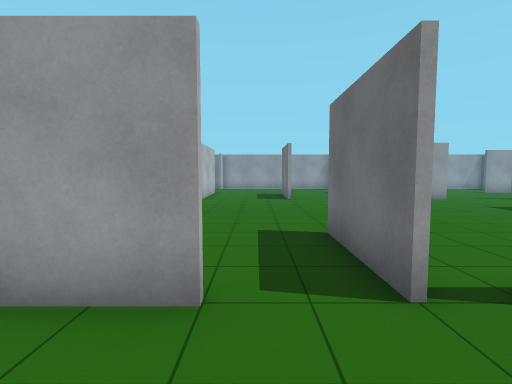
View 1 (above)

24 first-person views from a walk through a world built for the Gazebo simulator. The camera is 1.2 m above the floor, tilts 4° down and sees 85° across. The lines on the ground mark 1 m squares. The floor is counted in squares, 1 m on a side. Each view is taken from the middle of a square. On the plan, view 1 faces up. The plan holds only what a view shows up to about 12 squares ahead; the rest is blank. The place goes on beyond the plan.

View 2
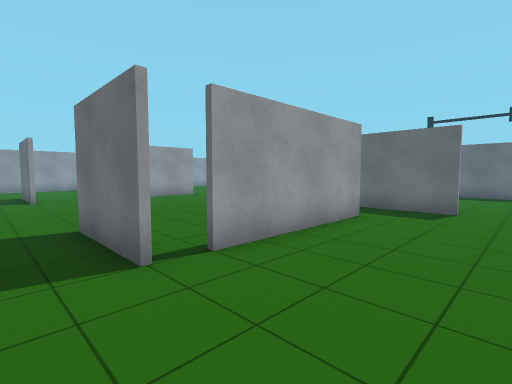

View 3
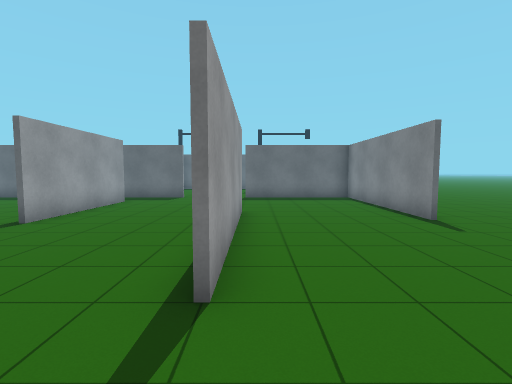

View 4
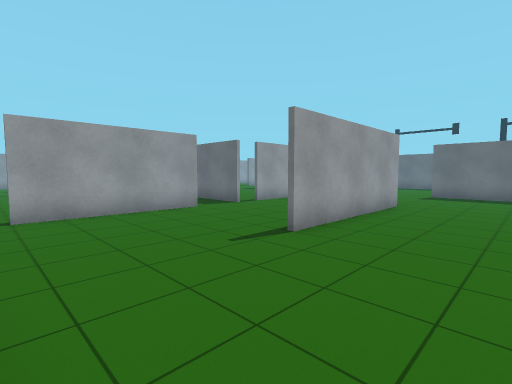

View 5
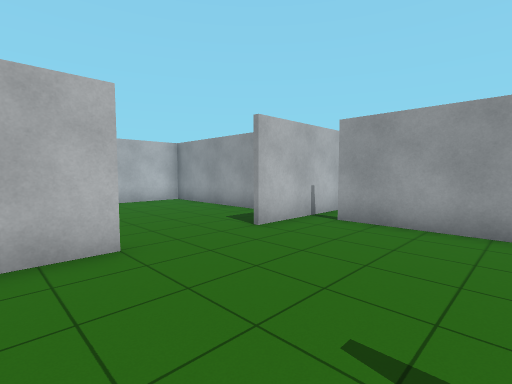

View 6
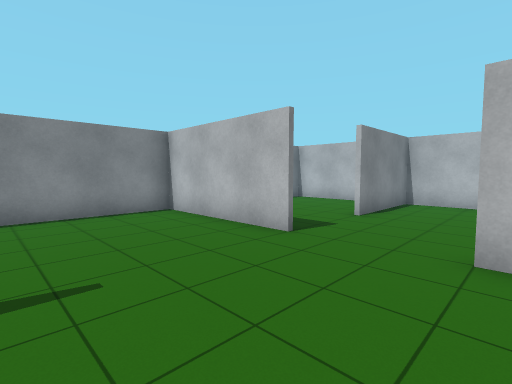

View 7
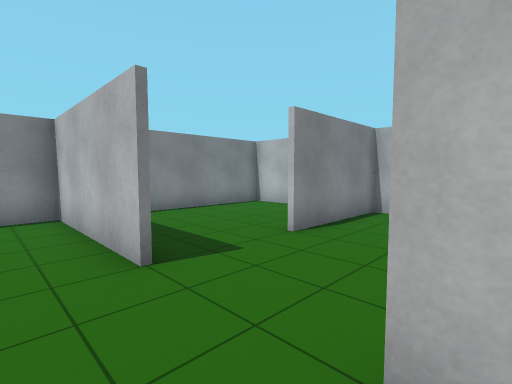

View 8
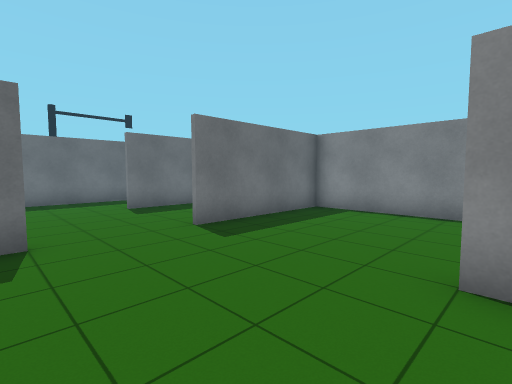

View 9
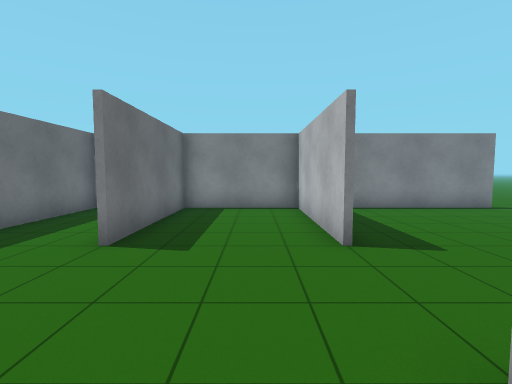

View 10
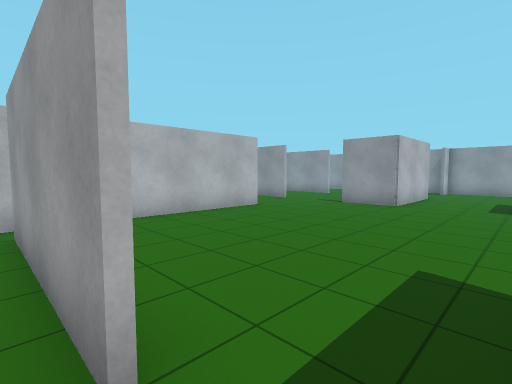

View 11
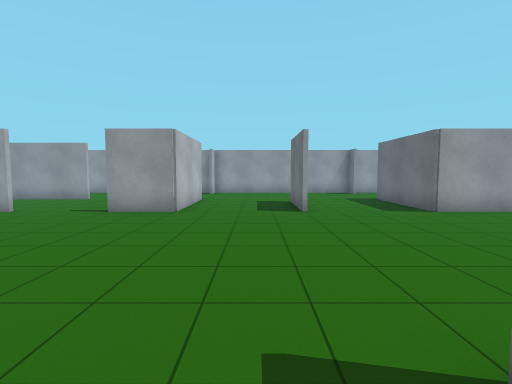

View 12
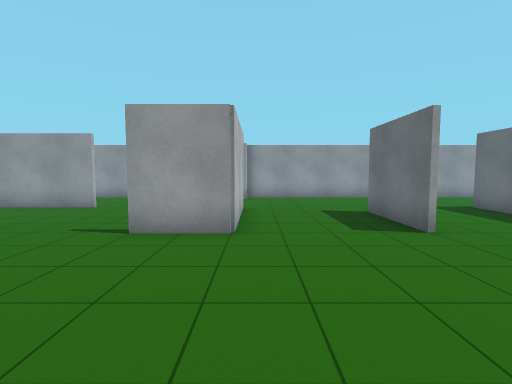

View 13
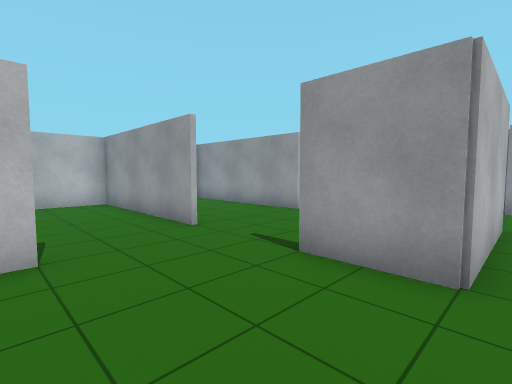

View 14
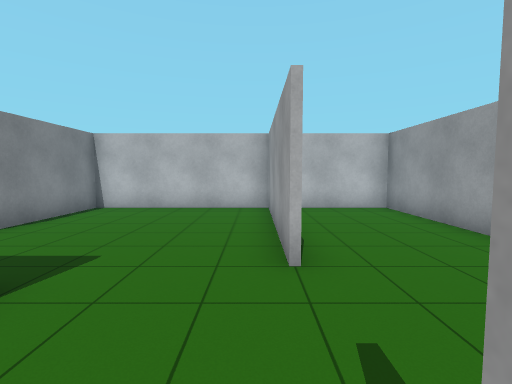

View 15
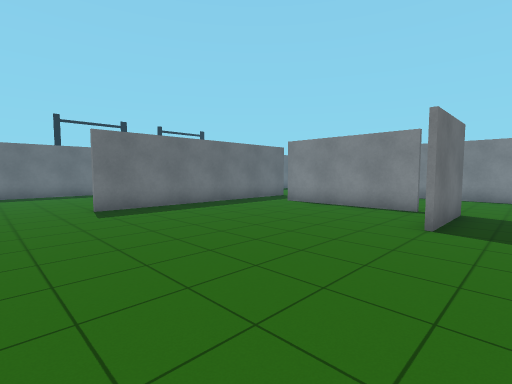

View 16
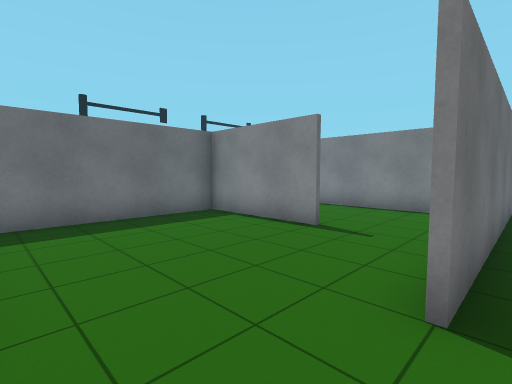

View 17
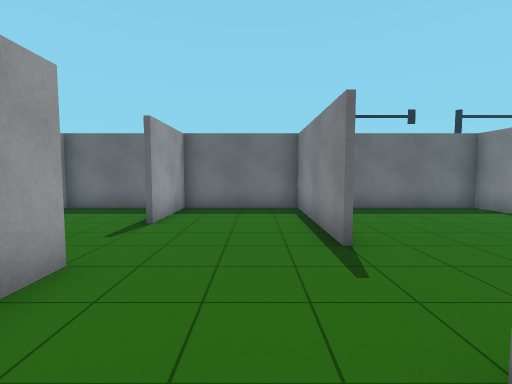

View 18
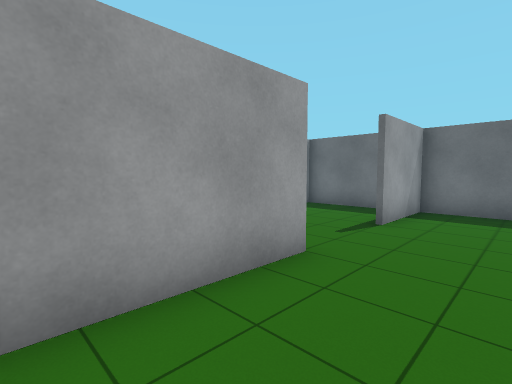

View 19
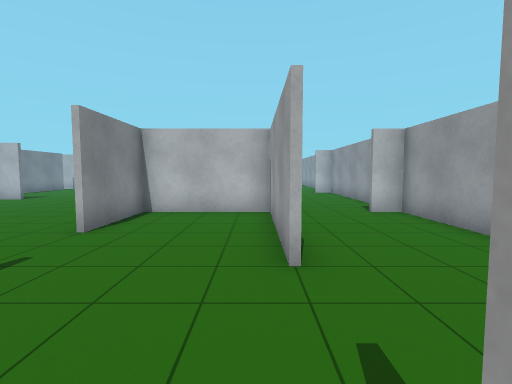

View 20
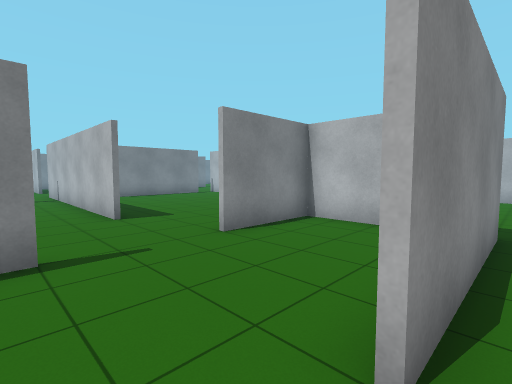

View 21
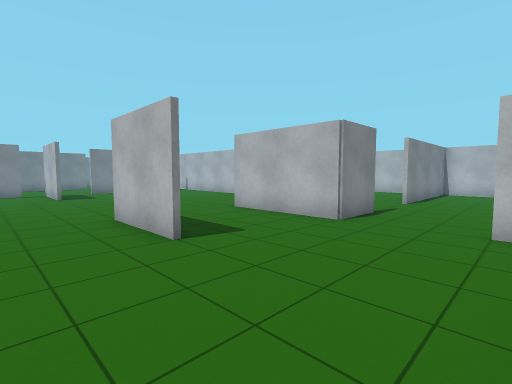

View 22
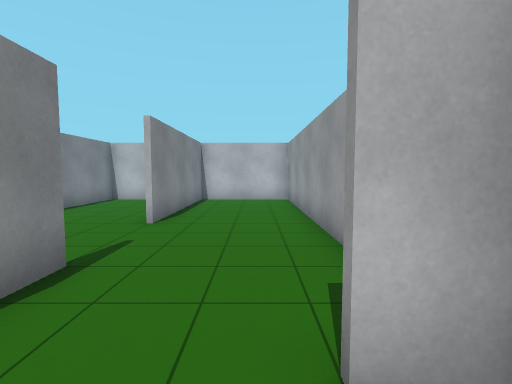

View 23
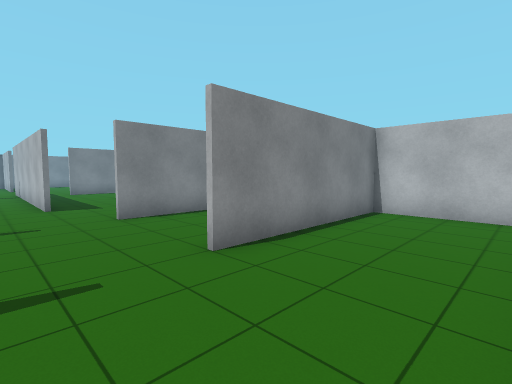

View 24
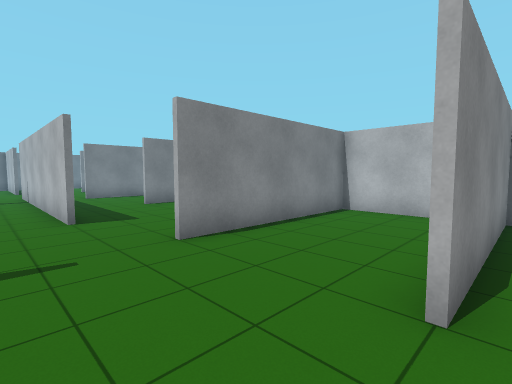

### Floor plan
Points are (right, up) in squares from view 1. A wall is a line through its corners. A room is listed if a view was taken in it or the views show most of it. See-through windows are left out.
Room 1 (views 1, 2, 3, 4, 5, 6, 7, 8, 9, 10)
walls: (4, -2.4) (4.5, -2.4); (4.5, -2.6) (-1.5, -2.6); (0.5, -2.4) (2.2, -2.4); (2.9, -7.4) (13.4, -7.4) (13.4, -2.5); (-0.4, 2.4) (-5.5, 2.4); (9.6, -2.5) (9.6, -7.5); (7.6, 2.4) (2.5, 2.4); (9.4, 0.4) (9.4, 2.6); (9.4, -7.5) (9.4, -2.5); (-6.4, -2.4) (-6.4, -7.4) (-2.2, -7.4); (-6.4, 2.5) (-6.4, 0.5); (-8.5, 2.4) (-12.6, 2.4); (16.4, -7.5) (16.4, -0.1); (-13.4, 1.6) (-13.4, -2.4) (-9.5, -2.4)
ways out: opening at (-6, 3) to room 2; opening at (0, 3) to room 2; opening at (2, 3) to room 2; opening at (8, 3) to room 2; opening at (10, 3) to room 2; opening at (-8.5, -3) to room 3; opening at (-8, 3)
Room 2 (views 11, 12, 13, 14, 15, 16, 17, 18, 19, 20, 21, 22, 23, 24)
walls: (1.4, 12.5) (1.4, 15.5); (1.6, 15.6) (1.6, 12.5); (7.8, 12.4) (5.4, 12.4) (5.4, 16.6) (10.5, 16.6); (9.6, 9.6) (9.6, 2.4); (-4.6, 16.6) (-2.4, 16.6) (-2.4, 12.4) (-4.5, 12.4); (-6.4, 9.6) (-6.4, 2.5); (6.1, 20.4) (5.6, 20.4) (5.6, 19.5); (-7.4, 12.4) (-13.5, 12.4); (2.4, 2.6) (7.5, 2.6); (11.4, 12.6) (16.4, 12.6) (16.4, 16.4) (13.5, 16.4); (-2.4, 20.4) (-2.4, 19.5); (1.4, 2.4) (1.4, 5.5); (10.6, 16.4) (5.6, 16.4) (5.6, 12.6) (8.5, 12.6); (-7.4, 16.4) (-13.5, 16.4); (12.4, 6.6) (16.4, 6.6) (16.4, 11.8); (9.4, 2.6) (9.4, 9.5); (11.1, 2.6) (15, 2.6); (16.4, 17.6) (16.4, 20.5); (-13.5, 12.6) (-7.5, 12.6); (-13.5, 16.6) (-7.5, 16.6); (-13.4, 19.8) (-13.4, 6.6) (-9.5, 6.6)
ways out: opening at (-6, 3) to room 1; opening at (0, 3) to room 1; opening at (2, 3) to room 1; opening at (8, 3) to room 1; opening at (10, 3) to room 1; opening at (-8.5, 7)
Room 3 (no view inside)
walls: (-13.4, -4.4) (-13.4, -7.4) (-8.8, -7.4)
ways out: opening at (-8.5, -3) to room 1

Positions as (right, up) in squares from view 1, and headings:
1: (0, 0), facing up
2: (0, -1), facing up-right
3: (-4, -3), facing right
4: (-6, -6), facing up-right
5: (-2, -4), facing up-left
6: (-2, 1), facing down-left
7: (-5, 1), facing down-left
8: (4, 1), facing down-right
9: (11, 2), facing down
10: (1, 2), facing up-left
11: (0, 4), facing up
12: (-2, 7), facing up
13: (-2, 9), facing up-left
14: (-4, 12), facing left
15: (0, 12), facing down-right
16: (9, 12), facing down-right
17: (7, 14), facing right
18: (7, 14), facing up-right
19: (14, 16), facing left
20: (12, 17), facing down-left
21: (4, 20), facing down-left
22: (-1, 19), facing left
23: (-5, 20), facing down-left
24: (-5, 17), facing down-left
